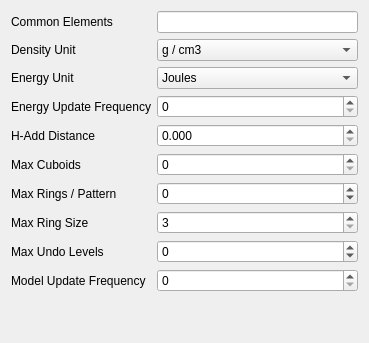
     <widget class="QWidget" name="GeneralTab">
      <attribute name="icon">
       <iconset resource="icons.qrc">
        <normaloff>:/program/icons/aten.png</normaloff>:/program/icons/aten.png</iconset>
      </attribute>
      <attribute name="title">
       <string>General</string>
      </attribute>
      <layout class="QVBoxLayout" name="verticalLayout_6">
       <item>
        <layout class="QGridLayout">
         <property name="margin">
          <number>0</number>
         </property>
         <property name="spacing">
          <number>6</number>
         </property>
         <item row="2" column="0">
          <widget class="QLabel" name="label_17">
           <property name="text">
            <string>Energy Unit</string>
           </property>
          </widget>
         </item>
         <item row="7" column="0">
          <widget class="QLabel" name="label_26">
           <property name="text">
            <string>Max Ring Size</string>
           </property>
          </widget>
         </item>
         <item row="0" column="0">
          <widget class="QLabel" name="label_33">
           <property name="text">
            <string>Common Elements</string>
           </property>
          </widget>
         </item>
         <item row="9" column="1">
          <widget class="QSpinBox" name="MaxUndoLevelsSpin">
           <property name="toolTip">
            <string>Number of undo levels per model (-1 = unlimited)</string>
           </property>
           <property name="suffix">
            <string/>
           </property>
           <property name="minimum">
            <number>-1</number>
           </property>
           <property name="maximum">
            <number>999</number>
           </property>
          </widget>
         </item>
         <item row="2" column="1">
          <widget class="QComboBox" name="EnergyUnitCombo">
           <property name="toolTip">
            <string>Global energy unit in use</string>
           </property>
           <item>
            <property name="text">
             <string>Joules</string>
            </property>
           </item>
           <item>
            <property name="text">
             <string>KiloJoules</string>
            </property>
           </item>
           <item>
            <property name="text">
             <string>Calories</string>
            </property>
           </item>
           <item>
            <property name="text">
             <string>KiloCalories</string>
            </property>
           </item>
           <item>
            <property name="text">
             <string>ElectronVolts</string>
            </property>
           </item>
           <item>
            <property name="text">
             <string>Hartree</string>
            </property>
           </item>
          </widget>
         </item>
         <item row="10" column="1">
          <widget class="QSpinBox" name="ModelUpdateSpin">
           <property name="toolTip">
            <string>Model view update frequency for various methods</string>
           </property>
          </widget>
         </item>
         <item row="1" column="1">
          <widget class="QComboBox" name="DensityUnitCombo">
           <property name="toolTip">
            <string>Global density unit in use</string>
           </property>
           <property name="currentIndex">
            <number>0</number>
           </property>
           <item>
            <property name="text">
             <string>g / cm3</string>
            </property>
           </item>
           <item>
            <property name="text">
             <string>Atoms / &amp;#8491;&lt;sup&gt;-3&lt;/sup&gt;</string>
            </property>
           </item>
          </widget>
         </item>
         <item row="7" column="1">
          <widget class="QSpinBox" name="MaxRingSizeSpin">
           <property name="toolTip">
            <string>Maximum ring size detected when typing atoms</string>
           </property>
           <property name="minimum">
            <number>3</number>
           </property>
          </widget>
         </item>
         <item row="1" column="0">
          <widget class="QLabel" name="label_18">
           <property name="text">
            <string>Density Unit</string>
           </property>
          </widget>
         </item>
         <item row="9" column="0">
          <widget class="QLabel" name="label_16">
           <property name="text">
            <string>Max Undo Levels</string>
           </property>
          </widget>
         </item>
         <item row="4" column="1">
          <widget class="QDoubleSpinBox" name="HAddDistanceSpin">
           <property name="toolTip">
            <string>X-H distance used when adding hydrogen atoms to models</string>
           </property>
           <property name="decimals">
            <number>3</number>
           </property>
          </widget>
         </item>
         <item row="3" column="0">
          <widget class="QLabel" name="label_27">
           <property name="text">
            <string>Energy Update Frequency</string>
           </property>
          </widget>
         </item>
         <item row="3" column="1">
          <widget class="QSpinBox" name="EnergyUpdateSpin">
           <property name="toolTip">
            <string>Frequency of energy output for various methods</string>
           </property>
           <property name="maximum">
            <number>1000</number>
           </property>
          </widget>
         </item>
         <item row="10" column="0">
          <widget class="QLabel" name="label_28">
           <property name="text">
            <string>Model Update Frequency</string>
           </property>
          </widget>
         </item>
         <item row="4" column="0">
          <widget class="QLabel" name="label_19">
           <property name="text">
            <string>H-Add Distance</string>
           </property>
          </widget>
         </item>
         <item row="0" column="1">
          <widget class="QLineEdit" name="CommonElementsEdit">
           <property name="toolTip">
            <string>List of common elements that appear as separate buttons in the Select Element dialog</string>
           </property>
          </widget>
         </item>
         <item row="6" column="0">
          <widget class="QLabel" name="label_34">
           <property name="text">
            <string>Max Rings / Pattern</string>
           </property>
          </widget>
         </item>
         <item row="6" column="1">
          <widget class="QSpinBox" name="MaxRingsSpin">
           <property name="minimum">
            <number>-1</number>
           </property>
           <property name="maximum">
            <number>10000</number>
           </property>
          </widget>
         </item>
         <item row="5" column="0">
          <widget class="QLabel" name="label_38">
           <property name="text">
            <string>Max Cuboids</string>
           </property>
          </widget>
         </item>
         <item row="5" column="1">
          <widget class="QSpinBox" name="MaxCuboidsSpin">
           <property name="toolTip">
            <string>Maximum number of bonding cuboids to allow in any one cell direction</string>
           </property>
           <property name="maximum">
            <number>1000</number>
           </property>
          </widget>
         </item>
        </layout>
       </item>
       <item>
        <spacer>
         <property name="orientation">
          <enum>Qt::Vertical</enum>
         </property>
         <property name="sizeType">
          <enum>QSizePolicy::Minimum</enum>
         </property>
         <property name="sizeHint" stdset="0">
          <size>
           <width>20</width>
           <height>40</height>
          </size>
         </property>
        </spacer>
       </item>
      </layout>
     </widget>
